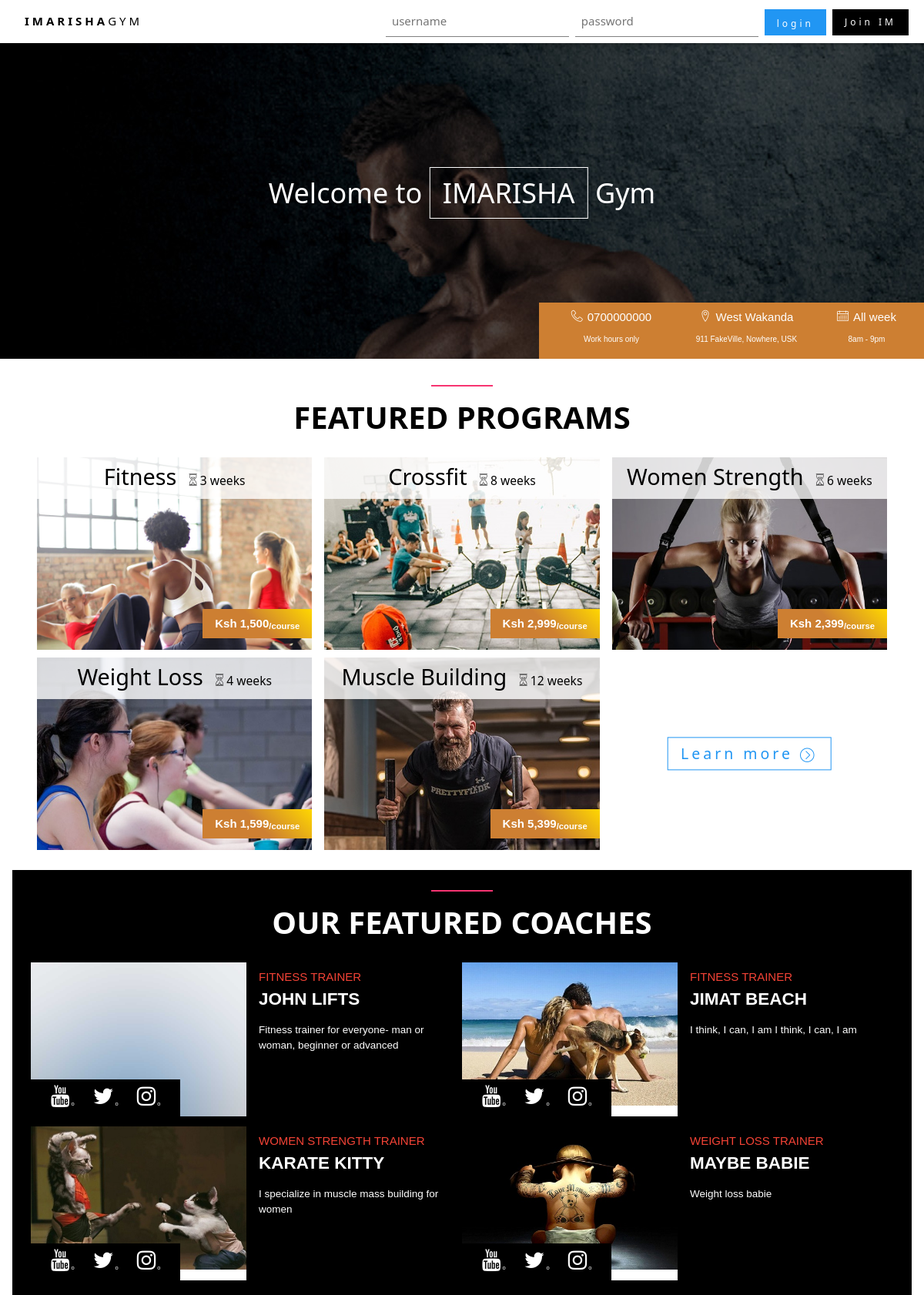
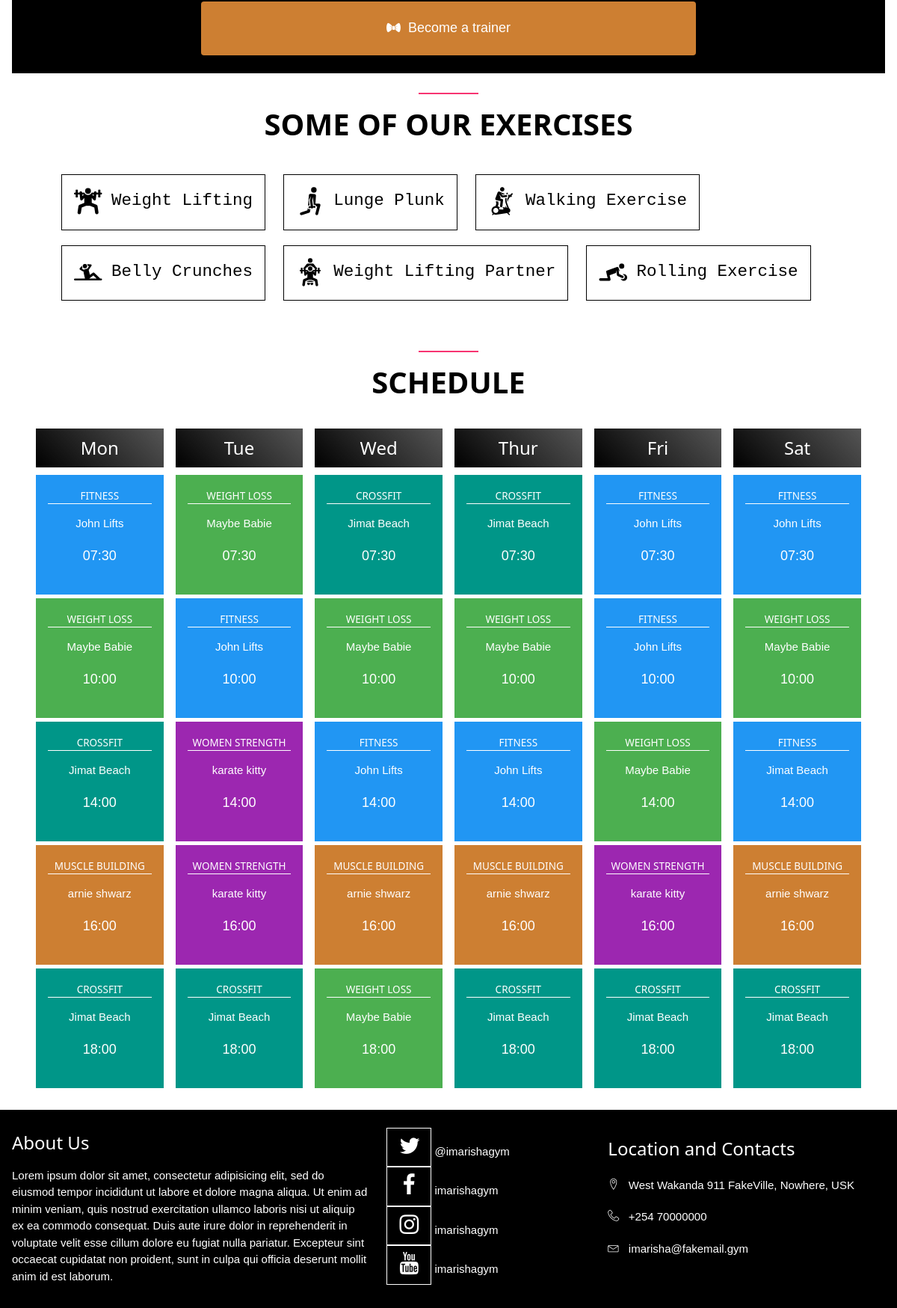
The page / on the database its author committed (2 pictures, top to bottom).
### tables this page shows
CREATE TABLE `programs` (
  `prog_id` int(11) NOT NULL,
  `prog_title` varchar(255) NOT NULL,
  `prog_price` int(11) NOT NULL,
  `prog_duration` int(11) NOT NULL DEFAULT '4',
  `prog_descr` text NOT NULL,
  `prog_pic` varchar(255) NOT NULL DEFAULT 'default_program.jpg'
);

### index.php (called while the page is built)
<?php require 'includes/controllers/controller-index.php'; ?>
<?php require 'includes/views/head.php'; ?>
<?php require 'includes/views/persistent-navbar-guest.php'; ?>
<?php require 'includes/views/header-index.php'; ?>
<?php require 'includes/views/content-index.php'; ?>
<?php require 'includes/views/footer.php'; ?>

### includes/db/functions-db.php (called while the page is built, shortened)
<?php
function getCoaches($conn, $condition=1)
{
	$sql_select_coaches = "
		SELECT cw.coach_id AS coach_id,
      cw.coach_username AS coach_username,
      cw.coach_email AS coach_email,
      cw.coach_name AS coach_name,
      cw.coach_gender AS coach_gender,
      cw.coach_dob AS coach_dob,
      cw.coach_exp AS coach_exp,
      cw.coach_prof AS coach_prof,
      cw.coach_role AS coach_role,
      cw.coach_prof_pic AS coach_prof_pic,
      cs.prog_id AS prog_id
		FROM coaches_view AS cw, class_schedule AS cs
		WHERE cw.coach_id = cs.coach_id
			AND " . $condition;
	$result = mysqli_query($conn, $sql_select_coaches);
	$coaches_data = array();
	if ($result && mysqli_num_rows($result) > 0) {
    while($row = mysqli_fetch_assoc($result)) {
    	$coach_id = $row['coach_id'];
	  	if ( array_key_exists($coach_id, $coaches_data) ) {
	  		if ( !in_array($row['prog_id'], $coaches_data[$coach_id]['coach_progs']) ) {
					array_push($coaches_data[$coach_id]['coach_progs'], $row['prog_id']);
				}
			} else {
				$coaches_data[$coach_id] = $row;
				$coaches_data[$coach_id]['coach_progs'] = array($row['prog_id']);
			}
    }
	}
	return $coaches_data;
}
function getPrograms($conn, $condition=1)
{
	$sql_select_prog = "
		SELECT *
	  FROM programs
		WHERE " . $condition;
	$result = mysqli_query($conn, $sql_select_prog);
	$programs_data = array();
	if ($result && mysqli_num_rows($result) > 0) {
	  while($row = mysqli_fetch_assoc($result)) {
	  	$programs_data[$row['prog_id']] = $row;
	  }
	}
	return $programs_data;
}
?>

### includes/controllers/controller-index.php (called while the page is built, shortened)
<?php require 'includes/functions-helper.php'; ?>
<?php require 'includes/db/connectdb-imarisha.php'; ?>
<?php require 'includes/db/functions-db.php' ?>
<?php
$programs_data = getPrograms($conn);
$coaches_data = getCoaches($conn);
?>

### includes/views/content-index.php (the view, shortened to what this page needs)
<div class="w3-content w3-padding" id="homepage-content">
  <section class="service w3-container w3-padding-16" id="programs">
    <h2 class="service-title w3-padding-12 w3-center">
      Featured Programs
    </h2>
    <div class="w3-row-padding" id="program-list">
      <?php foreach ($programs_data as $prog_id => $program): ?>
        <article class="program w3-col l4" id='<?php echo "program-".$prog_id; ?>'>
          <div class="program-content w3-hover-shadow w3-display-container">
            <a href=<?php echo "member-signup.php?prog_id=".$prog_id;?>>
              <h3 class="program-title w3-center w3-display-topleft w3-padding-8">
                <span class="program-name"><?php echo $program['prog_title']; ?></span>
                <span style="font-size: 0.65em;margin-left: 10px"><i class="icon2-hourglass"></i> <?php echo $program['prog_duration'] ?> weeks</span>
              </h3>
              <img class="program-img" alt="program" src=<?php echo "public/images/".$program['prog_pic'];?>>
              <div class="program-pricing w3-display-bottomright">
               <p class="program-price w3-padding">
                Ksh <span><?php echo number_format($program['prog_price']); ?></span><sub>/course</sub></p>
              </div>
            </a>
          </div>
        </article>
      <?php endforeach ?>
      <article class="program w3-col l4 m6" id='learn-more'>
        <div class="program-content w3-display-container">
          <a href="member-signup.php#program-descr" class="w3-btn w3-white w3-border w3-border-blue w3-text-blue  w3-wide w3-display-middle" style="font-size: 1.3em">
            <span>Learn more</span>
            <span class="lnr lnr-chevron-right-circle" style="vertical-align: -3px;"></span>
          </a>
        </div>
      </article>
    </div>
  </section>
  <section class="service w3-container w3-padding-16 w3-black" id="trainers">
    <h2 class="service-title w3-padding-12 w3-center">
      OUR FEATURED COACHES
    </h2>
    <div id="trainer-list" class="w3-row-padding">
      <?php $i = 0; ?>
      <?php foreach ($coaches_data as $coach_id => $coach): ?>
        <?php if ($i++ >= 4) break; ?>
        <article class="trainer w3-col l6 w3-padding-0">
          <div class="trainer-content w3-row">
            <div class="trainer-img w3-col l6 w3-display-container">
              <img src="<?php echo 'public/images/'.$coach['coach_prof_pic'] ?>" alt="trainer">
              <div class="trainer-social w3-display-bottomleft w3-padding w3-black">
                <a href="#"><span class="trainer-social-icon icon-youtube"></span></a>
                <a href="#"><span class="trainer-social-icon icon-twitter"></span></a>
                <a href="#"><span class="trainer-social-icon icon-instagram"></span></a>
              </div>
            </div>
            <div class="trainer-det w3-col m6 l6 w3-padding">
              <span class="trainer-role w3-text-red">
                <?php echo $coach['coach_role'] ?>
              </span><br>
              <span class="trainer-name">
                <?php echo $coach['coach_name'] ?>
              </span>
              <p class="trainer-descr">
                <?php echo $coach['coach_prof'] ?>
              </p>
            </div>
          </div>
        </article>
      <?php endforeach ?>
    </div>
    <div id="become-trainer" class="w3-center w3-padding w3-large">
      <a href="become-trainer.php" class="w3-btn w3-bronze w3-round" style="padding: 20px;width: 60%;"><i class="ion-bowtie" style="vertical-align: -2px;font-size: 1.2em"></i>&nbsp;&nbsp;Become a trainer</a>
    </div>
  </section>
  <section class="service w3-container w3-padding-16" id="exercises">
    <h2 class="service-title w3-padding-12 w3-center">
      SOME OF OUR EXERCISES
    </h2>
    <ul id="exercise-list">
      <li class="exercise w3-hover-shadow w3-tag w3-padding w3-white w3-border w3-border-black" id="weight">
        <span class="exercise-icon flaticon-weightlifting"></span>&nbsp;&nbsp;
        <span class="exercise-name">Weight Lifting</span>
      </li>
      <li class="exercise w3-hover-shadow w3-tag w3-padding w3-white w3-border w3-border-black" id="lunge">
        <span class="exercise-icon flaticon-exercise"></span>&nbsp;&nbsp;
        <span class="exercise-name">Lunge Plunk</span>
      </li>
      <li class="exercise w3-hover-shadow w3-tag w3-padding w3-white w3-border w3-border-black" id="walk">
        <span class="exercise-icon flaticon-exercise-1"></span>&nbsp;&nbsp;
        <span class="exercise-name">Walking Exercise</span>
      </li>
      <li class="exercise w3-hover-shadow w3-tag w3-padding w3-white w3-border w3-border-black" id="belly">
        <span class="exercise-icon flaticon-exercise-2"></span>&nbsp;&nbsp;
        <span class="exercise-name">Belly Crunches</span>
      </li>
      <li class="exercise w3-hover-shadow w3-tag w3-padding w3-white w3-border w3-border-black" id="weight-partner">
        <span class="exercise-icon flaticon-weightlifting-1"></span>&nbsp;&nbsp;
        <span class="exercise-name">Weight Lifting Partner</span>
      </li>
      <li class="exercise w3-hover-shadow w3-tag w3-padding w3-white w3-border w3-border-black" id="roll">
        <span class="exercise-icon flaticon-exercise-3"></span>&nbsp;&nbsp;
        <span class="exercise-name">Rolling Exercise</span>
      </li>
    </ul>
  </section>
  <section class="service w3-container w3-padding-16" id="timetable">
    <h2 class="service-title w3-padding-12 w3-center">
      SCHEDULE
    </h2>
    <div class="w3-row-padding" id="days-list">
    </div>
  </section>
</div>

### rows shown on the page
programs: prog_title "Fitness", prog_duration "3", prog_pic (picture), prog_price "1,500"
programs: prog_title "Crossfit", prog_duration "8", prog_pic (picture), prog_price "2,999"
programs: prog_title "Women Strength", prog_duration "6", prog_pic (picture), prog_price "2,399"
programs: prog_title "Weight Loss", prog_duration "4", prog_pic (picture), prog_price "1,599"
programs: prog_title "Muscle Building", prog_duration "12", prog_pic (picture), prog_price "5,399"

### other values the page prints
$coach['coach_role'] "FITNESS TRAINER"
$coach['coach_name'] "JOHN LIFTS"
$coach['coach_prof'] "Fitness trainer for everyone- man or woman, beginner or advanced"
$coach['coach_name'] "JIMAT BEACH"
$coach['coach_prof'] "I think, I can, I am I think, I can, I am"
$coach['coach_role'] "WOMEN STRENGTH TRAINER"
$coach['coach_name'] "KARATE KITTY"
$coach['coach_prof'] "I specialize in muscle mass building for women"
$coach['coach_role'] "WEIGHT LOSS TRAINER"
$coach['coach_name'] "MAYBE BABIE"
$coach['coach_prof'] "Weight loss babie"
$tt_day "Mon"
$class['tt_program'] "FITNESS"
$class['tt_coach'] "John Lifts"
substr($class['tt_starttime'], 0, 5) "07:30"
